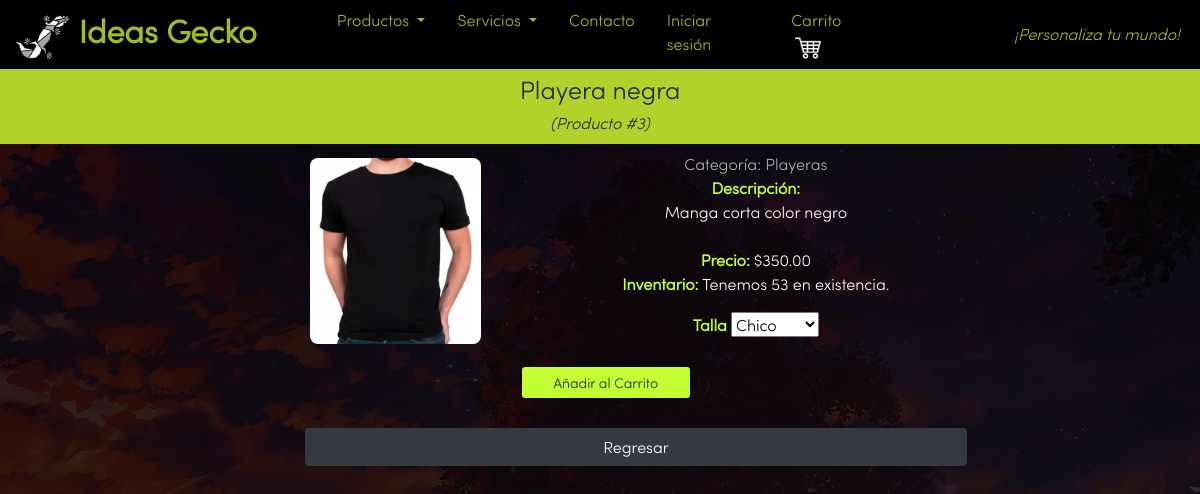
The page /pagina-producto.php?prod_id=3 on the database as committed earlier.
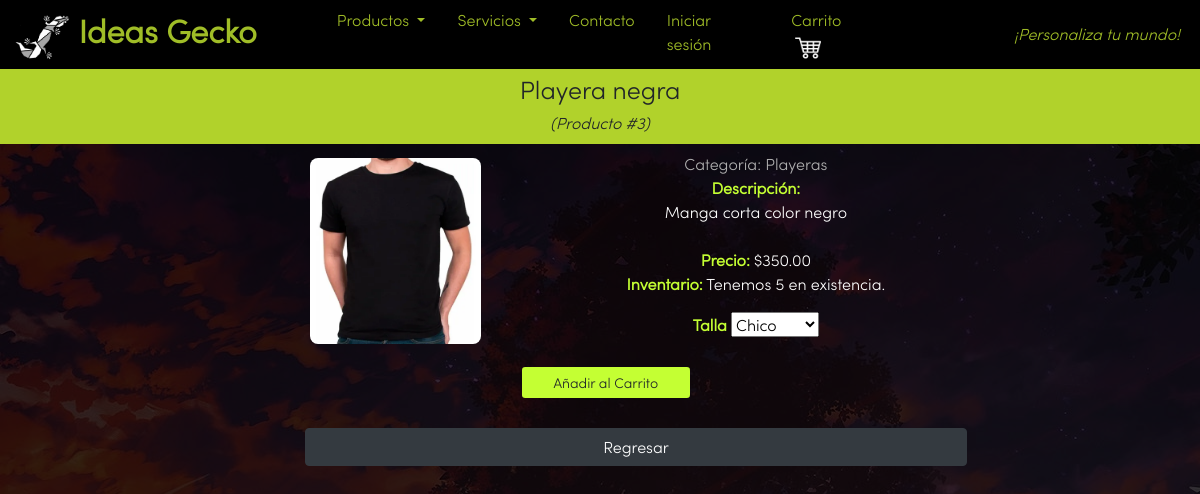
The same page on the database as committed later.
### tables this page shows
CREATE TABLE `productos` (
  `id_producto` int(11) NOT NULL,
  `id_categoriaf` smallint(2) NOT NULL,
  `id_dptof` smallint(2) NOT NULL,
  `nombre_producto` varchar(45) NOT NULL,
  `descripcion` varchar(45) DEFAULT NULL,
  `precio` float DEFAULT NULL,
  `imagen` varchar(45) NOT NULL
);

CREATE TABLE `categorias` (
  `id_categoria` smallint(2) NOT NULL,
  `nombre_categoria` varchar(20) NOT NULL
);

CREATE TABLE `existencias` (
  `id_existencia` smallint(2) NOT NULL,
  `id_producto` int(11) NOT NULL,
  `existencia` int(10) NOT NULL,
  `detalle` varchar(10) NOT NULL
);

### pagina-producto.php (the view, shortened to what this page needs)
<?php
	$product_id = $_GET['prod_id'];
	include("config/conexion.php");
	$consulta= "SELECT * FROM productos WHERE id_producto = ".$product_id.";";
	$resultado= mysqli_query($conexion,$consulta);
	while($fila = mysqli_fetch_assoc($resultado)){
		$id = $fila['id_producto'];
		$nombre_producto =  $fila['nombre_producto'];
		$descripcion = $fila['descripcion'];
		$precio = $fila['precio'];
		$imagen = $fila['imagen'];
		$id_categoria = $fila['id_categoriaf'];
	}
	$consulta = "SELECT p.id_categoriaf, p.nombre_producto, c.nombre_categoria
				FROM productos AS p JOIN categorias AS c ON p.id_categoriaf = c.id_categoria
				WHERE p.id_categoriaf = ".$id_categoria.";";
	$resultado= mysqli_query($conexion, $consulta);
	while($fila = mysqli_fetch_assoc($resultado)){
		$categoria = $fila['nombre_categoria'];
	}
	$consulta = "SELECT p.id_producto, p.nombre_producto, p.id_categoriaf , e.existencia
				FROM productos AS p INNER JOIN existencias AS e ON p.id_producto = e.id_producto
				WHERE p.id_producto = ".$id.";";
	$resultado= mysqli_query($conexion, $consulta);
	while($fila = mysqli_fetch_assoc($resultado)){
		$existencias = $fila['existencia'];
	}
?>
<!DOCTYPE HTML>
<html>
<head>
    <link href="Bootstrap/css/bootstrap.min.css" rel="stylesheet">
	<link href="CSS/Icons/fontello-e1be2622/css/fontello.css" rel="stylesheet">
	<link href="CSS/productos.css" rel="stylesheet">
</head>
<body>
	<?php include 'menu.php'; ?>
		<div style="height: 64px"></div>
		<center><h1 style="font-size: 25px;"><?php echo $nombre_producto; ?><br><i style="font-size: 16px;"><?php echo " (Producto #".$id.") "; ?></i></h1></center>
		<div class="contenido">
			<center>
			<?php
				$prodJSON = json_encode(array('id' => $product_id,'nombre' => $nombre_producto, 'precio' => $precio,'imagen' => $imagen . ".jpg", 'cantidad' => 1));
		   		echo "<div class='producto pb-3'>
						<p class='add-cart cart' onclick='agregarProducto(" . $prodJSON . ")'>
						".$nombre_producto."
						</p>
							<img class='imgPr' alt='Imagen del producto' src='Images/Productos/" . $imagen . ".jpg'>
					  </div>";
				echo "<p style='color: white;'><a style='color: #B0B0B0;'>Categoría: ".$categoria."</a><br>";
				echo "<b style='color: #C4FF33;'>Descripción:</b><br>".$descripcion."<br><br>";
				echo "<b style='color: #C4FF33;'>Precio:</b> $".$precio.".00<br>";
				echo "<b style='color: #C4FF33;'>Inventario:</b> Tenemos ".$existencias." en existencia.</p>";
				if($id_categoria != 2){
					echo "<form action='#' method='POST'>";
					echo "<b style='color: #C4FF33;'>Talla</b></label>
							<select name='size' id='size'>
								<option value='Chico'>Chico</option>
								<option value='Mediano'>Mediano</option>
								<option value='Grande'>Grande</option>
							</select><br><br>";
					echo "</form>";
				}
			?>
			<div class="botonproducto">
				<input type="submit" class="btn btn-sm" value="Añadir al Carrito" href='#' onclick='agregarProducto(<?php echo $prodJSON; ?>)' style="background-color: #C4FF33"></input>
				<br>
			</div>
			<a href="<?php echo $origen; ?>" class="btn btn-dark" style=" width: 92%;">Regresar</a>
			</center>
		</div>
</body>
</html>

### menu.php (shortened to what this page needs)
<link href="Bootstrap/css/bootstrap.min.css" rel="stylesheet">
<link href="CSS/geckonavbar_style.css" rel="stylesheet">
<nav class="navbar navbar-expand-lg navbar-light navbar-custom">
    <a href="index.php" class="navbar-brand pr-5"><img id="logo" src="Images/BlackGecko.png" width="55" height="50" alt=""> Ideas Gecko</a>
    <div class="collapse navbar-collapse" id="toggleMenu">
        <ul class="navbar-nav mr-auto">
            <li class="nav-item dropdown">
                <a class="nav-link dropdown-toggle collapsed pl-3 pr-3"
                    href="#productos"
                    id="titleProducts"
                    role="button"
                    data-toggle="dropdown"
                    aria-haspopup="true"
                    aria-expanded="false"
                    onclick="validarmenu(this, this.id, 'dropdownProducts')"> Productos
                </a>
            </li>
           <li class="nav-item dropdown">
              <a class="nav-link dropdown-toggle collapsed pl-3 pr-3"
                  href="#servicios"
                  id="titleServices"
                  role="button"
                  data-toggle="dropdown"
                  aria-haspopup="true"
                  aria-expanded="false"
                  onclick="validarmenu(this,this.id, 'dropdownServices')"> Servicios
              </a>
          </li>
            <li class="nav-item"><a class="nav-link pl-3 pr-3" href="contacto.php">Contacto</a></li>
            <li class="nav-item"><a class="nav-link pl-3 pr-3" href="micuenta.php" id="sesion">Iniciar sesión</a></li>
            <li class="nav-item"><a class="nav-link pl-3 pr-3" href="carrito.php">Carrito <img class="pl-1 pt-1" id="cart" src="Images/carrito.png" width="30" height="28" alt=""></a></li>
        </ul>
        <span class="navbar-text pl-1" style="width: 289px;text-align: right;">
            ¡Personaliza tu mundo!
        </span>
    </div>
</nav>

### CSS/productos.css (style rules this page uses)
* { font-family: 'Sofiapro'; }
body { background-color: rgb(27,27,27); background: linear-gradient( rgba(0, 0, 0, 0.8), rgba(0, 0, 0, 0.8) ), url('../Images/creativekidswallpaper.jpg'); }
h1 { text-align: center; padding: 10px; background-color: rgb(177,210,43); }
.imgPr { border-radius: 8px; }
@media (min-width: 720px) { .contenido { margin: 0 18% 0 23%; width: 60%; } }
@media (min-width: 720px) { .imgPr { width: 75%; height: 75%; } }
@media (min-width: 720px) { .producto { width: 33.3%; float: left; position: relative; border: 6px solid rgb(27,27,27,0); height: 23vw; } }
.botonproducto { display: grid; width: 14vw; float: left; margin: 0.5vw; position: relative; height: 3vw; }

### CSS/geckonavbar_style.css (style rules this page uses)
.navbar-custom { background-color: black; padding: 0px 20px 1px 15px; width:100%; z-index:3; position:fixed; }
.navbar-custom .navbar-brand { font-family: 'Sofiapro'; font-weight: bold; font-size: 2rem; color: rgba(177, 210, 43, 0.9); }
.navbar-custom .navbar-text { font-style: italic; color: rgba(177, 210, 43, 0.9); }
.navbar-custom .nav-item.active .nav-link, .navbar-custom .navbar-nav .nav-link { color: rgba(177, 210, 43, 0.9); }
.navbar-light .navbar-brand { color: rgba(177, 210, 43, 0.9) !important; }
.mr-auto, .mx-auto { margin: auto!important; }

Rows that differ between the two databases and show on the page:
changed existencias: existencia "53" → "5"
